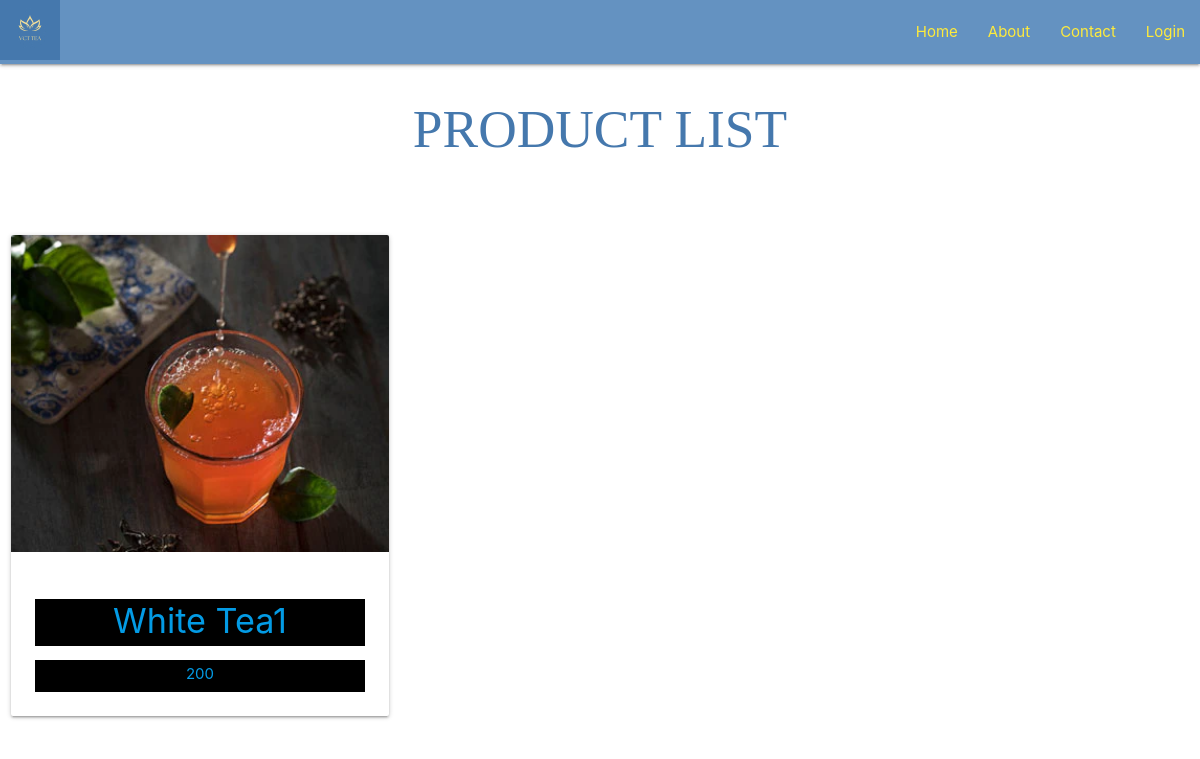
/shop/White Tea/, run on the app's committed database.
### shop/models.py (models this page shows, shortened)
class Products(models.Model):
    title=models.CharField(max_length=100)
    slug=models.SlugField()
    body=models.TextField()
    price=models.IntegerField()
    thumb=models.ImageField()
    category=models.ForeignKey(Categories, models.SET_NULL, blank=True, null=True, to_field='title')

### shop/views.py (the view)
# urls.py: path('<str:title>/',views.product,name="product_list"),
def product(request,title):
    products=Products.objects.filter(category=title)
    return render(request, 'shop/product_list.html',{'products':products})

### shop/templates/shop/product_list.html (shortened to what this page needs)
{% load static %}
<html lang="en">
<head>
  <link rel="stylesheet" href="https://use.fontawesome.com/releases/v5.0.13/css/all.css">
  <link rel="stylesheet" href="https://cdnjs.cloudflare.com/ajax/libs/materialize/1.0.0-beta/css/materialize.min.css">
  <link rel="stylesheet" href="{% static 'style.css' %}">
</head>
<body>
  <nav>
    <div class="nav-wrapper color">
      <a href="#" class="brand-logo"><img class="responsive-img logo" src="{% static 'img/VCT TEA(60X60).jpg' %}"></a>
      <ul id="nav-mobile" class="right hide-on-med-and-down">
        <li><a href="#"><span class="yellow-text">Home</span></a></li>
        <li><a href="#"><span class="yellow-text">About</span></a></li>
        <li><a href="#"><span class="yellow-text">Contact</span></a></li>
        <li><a href="#"><span class="yellow-text">Login</span></a></li>
      </ul>
    </div>
  </nav>
    <h2>PRODUCT  LIST</h2>
    <div class="products">
      <div class="row">
        {% for product in products %}
        <a href="{% url 'shop:product_detail' title=product.title slug=product.slug %}" >
          <div class="col s12 m6 l4">
            <div class="card">
              <div class="card-image">
                <img src="{{product.thumb.url}}">
              </div>
              <div class="card-content">
                <h4 class="center-align black">{{product.title}}</h4>
                <p class="center-align black">{{product.price}}</p>
              </div>
            </div>
          </div>
        </a>
        {% endfor %}
      </div>
    </div>
</body>
</html>

### assets/style.css (style rules this page uses)
h2 { text-align: center; font-family: Mate; color: #4578ad; padding-bottom: 4%; }
.color { background-color: #6492c1; }
.center-align { padding: 1%; padding-bottom: 2%; }

### data on the page
Products: thumb (picture), title "White Tea1", price "200"
